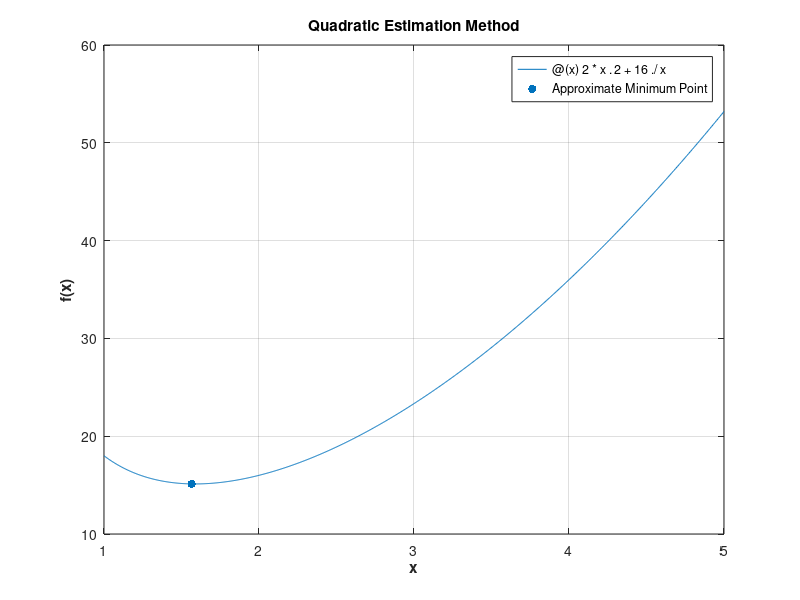

Write MATLAB code to recreate this figure. (Note: this script raises an error after producing the figure.)
% Quadratic Estimation Method

clear all
clc

a = 1; % Lower bound
b = 5; % Upper bound
c=(a+b)/2; % Mid point of the search space

% Function to be minimized
f = @(x) 2*x.^2 + 16./x;

x_values=linspace(a,b,1000);
y_values=f(x_values);

a0=f(a);
a1=(f(b)-f(a))/(b-a);
a2=(1/(c-b))*(((f(c)-f(a))/(c-a))-((f(b)-f(a))/(b-a)));

% Approximate point for minimum function value
x_bar=(a+b)/2-(a1/(2*a2));

% Approximate minimum function value
f_bar=f(x_bar);

fprintf("The approximate minimum function value is %f, and it is located at %f",f_bar,x_bar)

% Plot the function
figure;
plot(x_values, y_values);
xlabel('x', 'fontweight', 'bold');
ylabel('f(x)', 'fontweight', 'bold');
grid on;
title('Quadratic Estimation Method', 'fontweight', 'bold');
hold on;
scatter(x_bar, f_bar, 'red', 'filled');
legend(func2str(f), 'Approximate Minimum Point');

% Set x-axis ticks to be whole numbers
xticks(a:b);

% Adjust x-axis limits
ax = gca;
ax.XLim = [a b]; % Update here

saveas(gcf, 'Quadratic_Estimation_Method.png', 'png');
